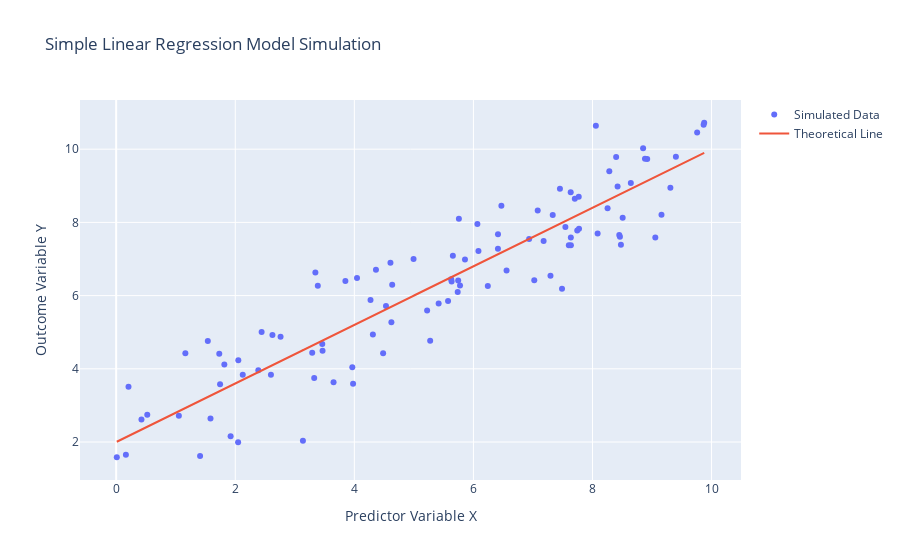

Notebook source saved alongside this figure:
### Markdown cell above
(1):A Simple Linear Regression model describes the relationship between two variables by modeling the outcome variable y as a linear function of the predictor variable x.The model equation y =β0 +β1x + ε includes an intercept β0, which is the starting value of y when x is zero, and a slope β1, which shows the rate of change in y for each one-unit change in x. The error term ε accounts for variability in y that isn’t explained by x, assumed to be normally distributed with a mean of zero and constant variance. This normal distribution assumption means observed y values are clustered around the predicted values (the regression line), forming a bell curve around the line for each x, making it possible to interpret and predict outcomes based on the linear relationship between x and y.

### Code cell
import numpy as np
from scipy.stats import uniform, norm
import plotly.graph_objects as go

# Model parameters
n = 100          # Number of data points
beta_0 = 2       # Intercept
beta_1 = 0.8     # Slope
sigma = 1.0      # Standard deviation of the error term

# Step 1: Generate predictor values (X) using a uniform distribution
X = uniform.rvs(0, 10, size=n)

# Step 2: Generate error terms (epsilon) using a normal distribution
epsilon = norm.rvs(0, sigma, size=n)

# Step 3: Calculate outcome variable (Y) based on the SLR model
Y = beta_0 + beta_1 * X + epsilon

# Visualization
fig = go.Figure()

# Scatter plot of the generated data points
fig.add_trace(go.Scatter(x=X, y=Y, mode='markers', name='Simulated Data'))

# Line plot of the theoretical relationship without error
line_Y = beta_0 + beta_1 * X
fig.add_trace(go.Scatter(x=X, y=line_Y, mode='lines', name='Theoretical Line'))

# Customize layout
fig.update_layout(
    title="Simple Linear Regression Model Simulation",
    xaxis_title="Predictor Variable X",
    yaxis_title="Outcome Variable Y"
)

fig.show()

### Figure 1 — Plotly figure (JSON) as saved in the notebook; plotly's stock layout.template omitted (floating-point values rounded to 4 significant figures)
{"data": [{"mode": "markers", "name": "Simulated Data", "type": "scatter", "x": [4.995, 6.242, 2.388, 9.055, 7.294, 2.761, 7.489, 1.745, 5.634, 4.363, 7.332, 0.1632, 5.627, 6.412, 9.876, 7.08, 9.401, 8.422, 4.272, 8.919, 8.253, 0.4246, 6.557, 6.47, 7.637, 8.461, 1.817, 7.703, 5.574, 5.775, 8.282, 1.162, 9.159, 5.655, 4.312, 7.179, 2.048, 1.539, 2.052, 8.644, 7.634, 4.636, 7.637, 1.584, 3.326, 7.774, 9.758, 8.882, 3.966, 3.979, 8.478, 4.532, 4.623, 7.769, 2.443, 2.126, 6.085, 8.086, 5.416, 3.293, 4.484, 1.053, 3.387, 3.346, 6.413, 1.732, 0.207, 7.022, 5.274, 3.651, 7.744, 8.057, 5.223, 3.462, 3.85, 7.545, 6.067, 4.607, 0.5224, 7.453, 2.625, 5.756, 2.599, 1.409, 9.867, 4.045, 1.922, 8.45, 9.308, 3.466, 6.936, 8.397, 0.0105, 8.507, 5.745, 5.858, 5.736, 7.603, 8.85, 3.137], "y": [7.003, 6.264, 3.958, 7.589, 6.541, 4.875, 6.187, 3.58, 6.388, 6.703, 8.205, 1.65, 6.445, 7.282, 10.72, 8.322, 9.794, 8.984, 5.883, 9.729, 8.384, 2.618, 6.689, 8.452, 7.584, 7.608, 4.116, 8.643, 5.852, 6.275, 9.399, 4.425, 8.212, 7.088, 4.937, 7.489, 1.997, 4.759, 4.235, 9.078, 8.827, 6.294, 7.373, 2.641, 3.752, 7.826, 10.45, 9.739, 4.041, 3.59, 7.388, 5.716, 5.271, 8.7, 5.003, 3.835, 7.216, 7.695, 5.786, 4.437, 4.426, 2.719, 6.268, 6.631, 7.679, 4.409, 3.509, 6.418, 4.77, 3.634, 7.777, 10.64, 5.593, 4.675, 6.398, 7.872, 7.958, 6.898, 2.746, 8.922, 4.924, 8.099, 3.836, 1.621, 10.66, 6.478, 2.155, 7.655, 8.945, 4.496, 7.545, 9.788, 1.584, 8.126, 6.413, 6.988, 6.101, 7.374, 10.02, 2.034]}, {"mode": "lines", "name": "Theoretical Line", "type": "scatter", "x": [4.995, 6.242, 2.388, 9.055, 7.294, 2.761, 7.489, 1.745, 5.634, 4.363, 7.332, 0.1632, 5.627, 6.412, 9.876, 7.08, 9.401, 8.422, 4.272, 8.919, 8.253, 0.4246, 6.557, 6.47, 7.637, 8.461, 1.817, 7.703, 5.574, 5.775, 8.282, 1.162, 9.159, 5.655, 4.312, 7.179, 2.048, 1.539, 2.052, 8.644, 7.634, 4.636, 7.637, 1.584, 3.326, 7.774, 9.758, 8.882, 3.966, 3.979, 8.478, 4.532, 4.623, 7.769, 2.443, 2.126, 6.085, 8.086, 5.416, 3.293, 4.484, 1.053, 3.387, 3.346, 6.413, 1.732, 0.207, 7.022, 5.274, 3.651, 7.744, 8.057, 5.223, 3.462, 3.85, 7.545, 6.067, 4.607, 0.5224, 7.453, 2.625, 5.756, 2.599, 1.409, 9.867, 4.045, 1.922, 8.45, 9.308, 3.466, 6.936, 8.397, 0.0105, 8.507, 5.745, 5.858, 5.736, 7.603, 8.85, 3.137], "y": [5.996, 6.994, 3.91, 9.244, 7.836, 4.209, 7.991, 3.396, 6.507, 5.491, 7.866, 2.131, 6.501, 7.13, 9.901, 7.664, 9.521, 8.737, 5.418, 9.135, 8.603, 2.34, 7.245, 7.176, 8.109, 8.769, 3.453, 8.162, 6.459, 6.62, 8.626, 2.93, 9.327, 6.524, 5.449, 7.743, 3.638, 3.231, 3.641, 8.915, 8.107, 5.709, 8.11, 3.267, 4.661, 8.219, 9.806, 9.105, 5.173, 5.183, 8.782, 5.625, 5.698, 8.215, 3.954, 3.701, 6.868, 8.469, 6.333, 4.634, 5.587, 2.842, 4.709, 4.677, 7.13, 3.385, 2.166, 7.618, 6.219, 4.921, 8.195, 8.446, 6.178, 4.769, 5.08, 8.036, 6.853, 5.685, 2.418, 7.963, 4.1, 6.605, 4.08, 3.127, 9.893, 5.236, 3.538, 8.76, 9.447, 4.773, 7.549, 8.718, 2.008, 8.806, 6.596, 6.687, 6.589, 8.082, 9.08, 4.509]}], "layout": {"title": {"text": "Simple Linear Regression Model Simulation"}, "xaxis": {"title": {"text": "Predictor Variable X"}}, "yaxis": {"title": {"text": "Outcome Variable Y"}}}}
